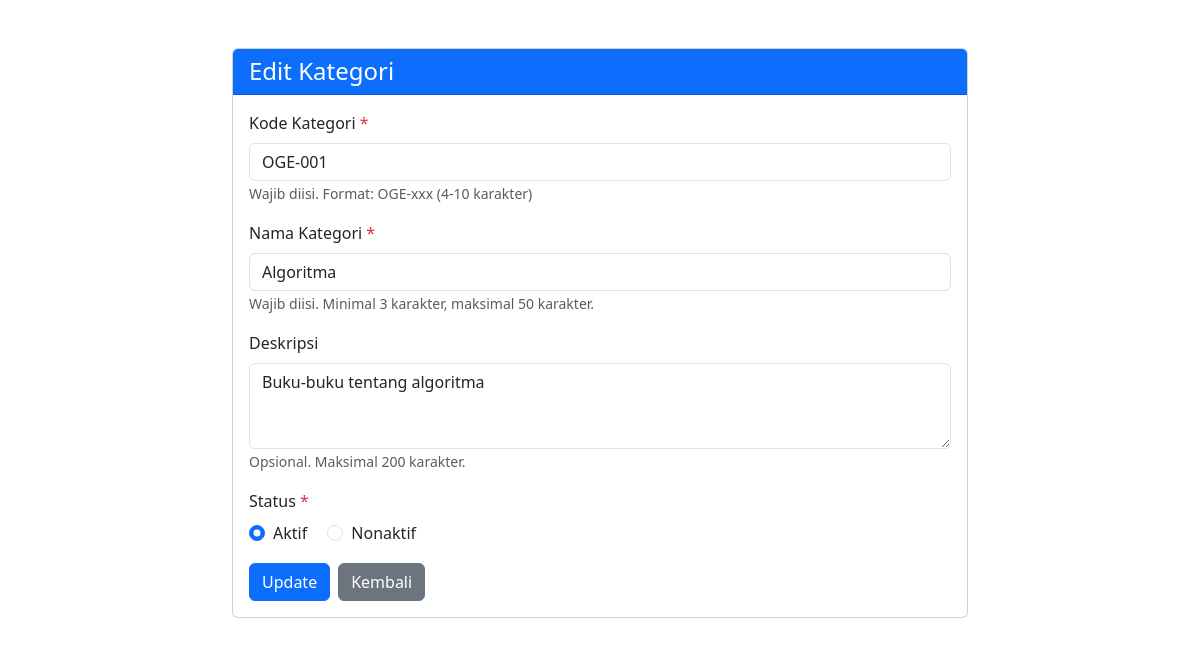
The page /edit.php?id=1 on the database its author committed.
### tables this page shows
CREATE TABLE `kategori` (
  `id_kategori` int(11) NOT NULL,
  `kode_kategori` varchar(10) NOT NULL,
  `nama_kategori` varchar(50) NOT NULL,
  `deskripsi` text DEFAULT NULL,
  `status` enum('Aktif','Nonaktif') DEFAULT 'Aktif',
  `created_at` timestamp NOT NULL DEFAULT current_timestamp()
);

### edit.php (the view, shortened to what this page needs)
<!DOCTYPE html>
<html lang="id">
<head>
    <link href="https://cdn.jsdelivr.net/npm/bootstrap@5.3.0/dist/css/bootstrap.min.css" rel="stylesheet">
</head>
<body>
    <?php
    require_once 'config/database.php';
    $errors = [];
    $kode = '';
    $nama = '';
    $deskripsi = '';
    $status = 'Aktif';
    if (isset($_GET['id'])) {
        $id = $_GET['id'];
        $sql = "SELECT * FROM kategori WHERE id_kategori = ?";
        $stmt = $conn->prepare($sql);
        $stmt->bind_param("i", $id);
        $stmt->execute();
        $result = $stmt->get_result();
        $row = $result->fetch_assoc();
        $kode = $row['kode_kategori'];
        $nama = $row['nama_kategori'];
        $deskripsi = $row['deskripsi'];
        $status = $row['status'];
    } else {
        header("Location: index.php?error=ID tidak ditemukan");
        exit();
    }
    ?>
    <div class="container mt-5">
        <div class="row justify-content-center">
            <div class="col-md-8">
                <div class="card">
                    <div class="card-header bg-primary text-white">
                        <h4 class="mb-0">Edit Kategori</h4>
                    </div>
                    <div class="card-body">
                        <form method="POST">
                            <div class="mb-3">
                                <label for="kode_kategori" class="form-label">Kode Kategori <span class="text-danger">*</span></label>
                                <input type="text"
                                    class="form-control <?php echo isset($errors['kode']) ? 'is-invalid' : ''; ?>"
                                    id="kode_kategori"
                                    name="kode_kategori"
                                    value="<?php echo htmlspecialchars($kode); ?>"
                                    placeholder="Contoh: OGE-001"
                                    required>
                                <small class="form-text text-muted">Wajib diisi. Format: OGE-xxx (4-10 karakter)</small>
                            </div>
                            <div class="mb-3">
                                <label for="nama_kategori" class="form-label">Nama Kategori <span class="text-danger">*</span></label>
                                <input type="text"
                                    class="form-control <?php echo isset($errors['nama']) ? 'is-invalid' : ''; ?>"
                                    id="nama_kategori"
                                    name="nama_kategori"
                                    value="<?php echo htmlspecialchars($nama); ?>"
                                    placeholder="Contoh: Pemrograman"
                                    required>
                                <small class="form-text text-muted">Wajib diisi. Minimal 3 karakter, maksimal 50 karakter.</small>
                            </div>
                            <div class="mb-3">
                                <label for="deskripsi" class="form-label">Deskripsi</label>
                                <textarea class="form-control <?php echo isset($errors['deskripsi']) ? 'is-invalid' : ''; ?>"
                                        id="deskripsi"
                                        name="deskripsi"
                                        rows="3"
                                        placeholder="Tulis deskripsi kategori (opsional)"><?php echo htmlspecialchars($deskripsi); ?></textarea>
                                <small class="form-text text-muted">Opsional. Maksimal 200 karakter.</small>
                            </div>
                            <div class="mb-3">
                                <label class="form-label">Status <span class="text-danger">*</span></label>
                                <div>
                                    <div class="form-check form-check-inline">
                                        <input class="form-check-input" type="radio" name="status" value="Aktif" id="status_aktif" <?php echo ($status == 'Aktif') ? 'checked' : ''; ?>>
                                        <label class="form-check-label" for="status_aktif">Aktif</label>
                                    </div>
                                    <div class="form-check form-check-inline">
                                        <input class="form-check-input" type="radio" name="status" value="Nonaktif" id="status_nonaktif" <?php echo ($status == 'Nonaktif') ? 'checked' : ''; ?>>
                                        <label class="form-check-label" for="status_nonaktif">Nonaktif</label>
                                    </div>
                                </div>
                            </div>
                            <div class="d-flex gap-2">
                                <button type="submit" class="btn btn-primary">Update</button>
                                <a href="index.php" class="btn btn-secondary">Kembali</a>
                            </div>
                        </form>
                    </div>
                </div>
            </div>
        </div>
    </div>
</body>
</html>

### rows shown on the page
kategori: kode_kategori "OGE-001", nama_kategori "Algoritma", deskripsi "Buku-buku tentang algoritma", status "☑ Aktif", status "☐ Nonaktif"
